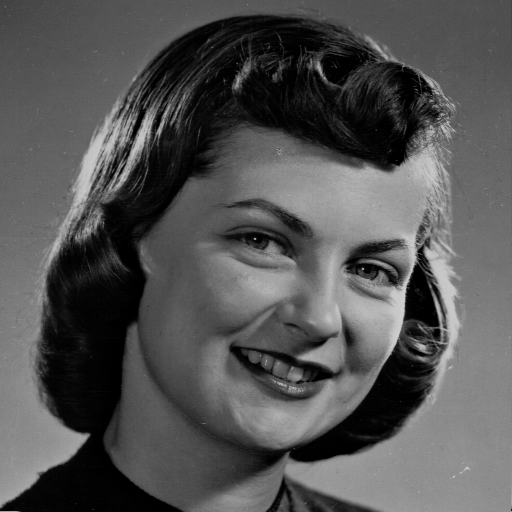
#> input picture images/woman.bmp, 512 x 512 px
$ jupyter execute 'Edge Detection.ipynb'
#> lines starting #> are read from the running program, lines starting #| are printed output that depends on the picture
### ImageProcessing.py
import numpy as np

def gaussian_blur(image, size, sigma):
    norm = 1. / (2. * np.pi * sigma**2)
    kernel = gaussian_kernel(size, sigma)
    return sep_convolution(image, kernel, kernel.T)

def gaussian_kernel(size, sigma):
    return np.fromfunction(lambda x: np.exp(-((x-(size//2))**2) / (2. * sigma**2)), (size,))

def sobel_filter(image):
    kernel_pt1 = np.array([1,2,1])
    kernel_pt2 = np.array([1,0,-1])

    G_x = sep_convolution(image, kernel_pt1, kernel_pt2)
    G_y = sep_convolution(image, kernel_pt2, kernel_pt1)

    G = np.hypot(G_x, G_y)
    G = G / G.max()
    theta = np.arctan2(G_y, G_x)

    return G, theta

def sep_convolution(image, kernel_pt1, kernel_pt2):
    ret_image = np.zeros(image.shape)
    pad_x, pad_y = (kernel_pt1.shape[0] // 2, kernel_pt2.shape[0] // 2)
    padded_image = np.pad(image, ((pad_x, pad_x), (pad_y, pad_y)), mode='constant')

    for (x, y), val in np.ndenumerate(image):
        ret_image[x,y] = np.dot(np.dot(padded_image[x:x+kernel_pt1.shape[0], y:y+kernel_pt2.shape[0]], kernel_pt1), kernel_pt2)

    return ret_image

### Edge Detection.ipynb
[cell 1]
import numpy as np
import ImageProcessing as ip
import matplotlib.pyplot as plt
from PIL import Image

[cell 2]
pil_image = Image.open('images/woman.bmp').convert('L')
#> pil_image is the input picture: PIL image 512x512 L; min 0, max 207, mean 83.6
image = np.asarray(pil_image)
plt.imshow(image, cmap='gray')
plt.show()

[cell 3]
blur = ip.gaussian_blur(image, 15, 1.2)
#> in sep_convolution, `padded_image = np.pad(image, ((pad_x, pad_x), (pad_y, pad_y)), mode='c..`:
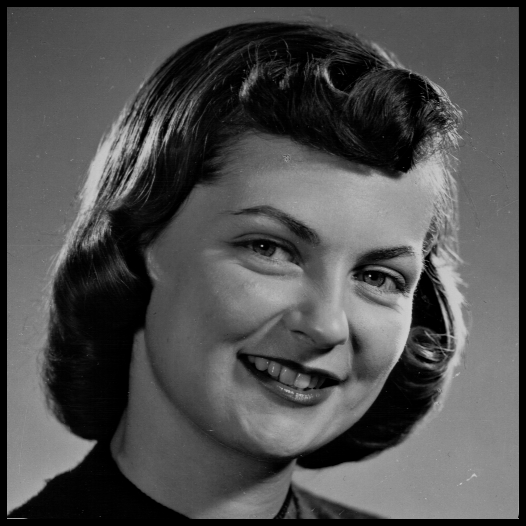
#> padded_image: shape (526, 526); min 0, max 207, mean 79.2
#> the loop in sep_convolution, `for (x, y), val in np.ndenumerate(image):` made 262144 passes
#> val on passes 1 to 3: 65, 64, 64
#> after the loop in sep_convolution, `for (x, y), val in np.ndenumerate(image):`:
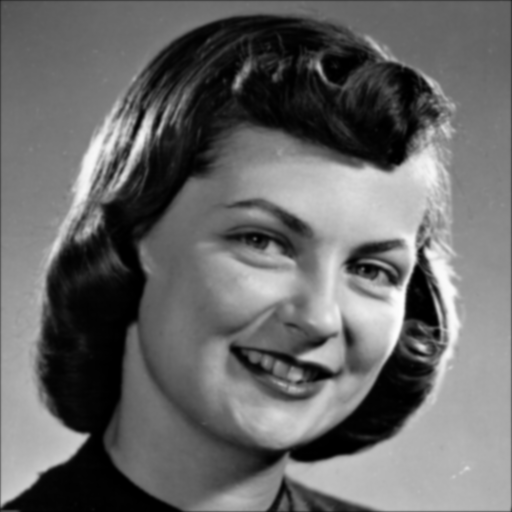
#> ret_image: shape (512, 512) float64; min 5.51e-05, max 1841.4, mean 753; drawn with min black and max white
plt.imshow(blur, cmap='gray')
plt.show()

[cell 4]
sobel, theta = ip.sobel_filter(blur)
#> in sep_convolution (call 2), `padded_image = np.pad(image, ((pad_x, pad_x), (pad_y, pad_y)), mode='c..`:
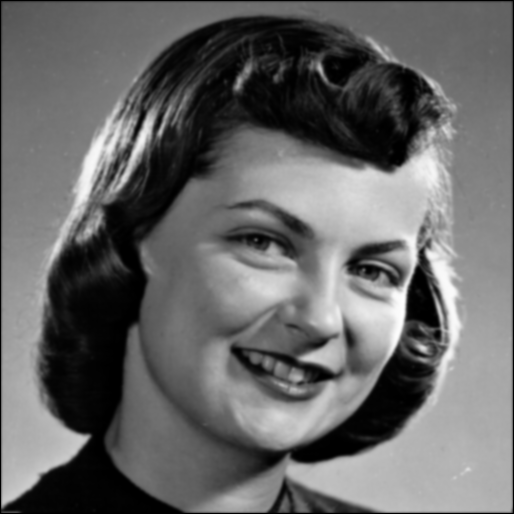
#> padded_image: shape (514, 514) float64; min 0, max 1841.4, mean 747.1; drawn with min black and max white
#> the loop in sep_convolution (call 2), `for (x, y), val in np.ndenumerate(image):` made 262144 passes
#> val on passes 1 to 3: 258.8, 349.7, 384.3
#> after the loop in sep_convolution (call 2), `for (x, y), val in np.ndenumerate(image):`:
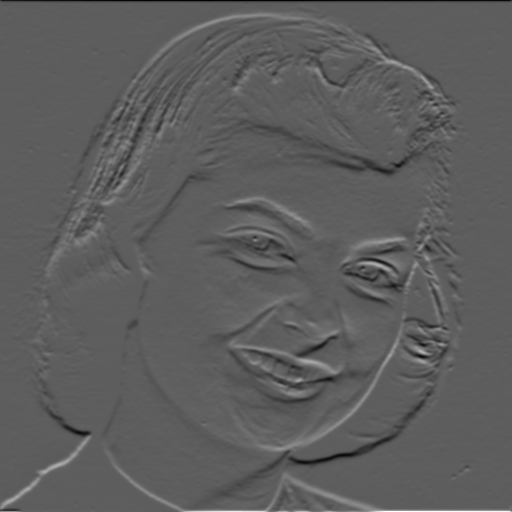
#> ret_image: shape (512, 512) float64; min -2902.6, max 4979.6, mean 0.5; drawn with min black and max white
#> the loop in sep_convolution (call 3), `for (x, y), val in np.ndenumerate(image):` made 262144 passes
#> after the loop in sep_convolution (call 3), `for (x, y), val in np.ndenumerate(image):`:
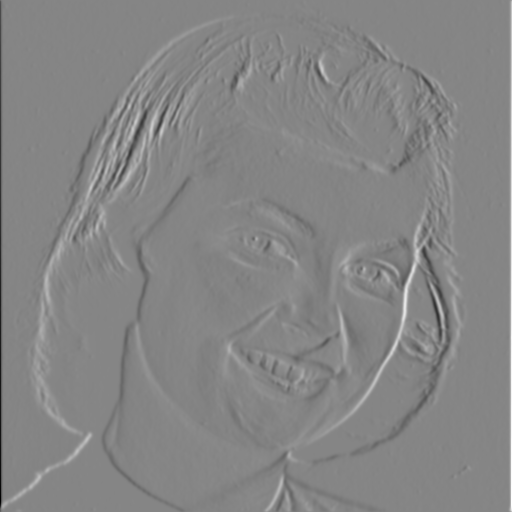
#> ret_image: shape (512, 512) float64; min -5219.8, max 4759, mean -0.1; drawn with min black and max white
#> in sobel_filter, `G = np.hypot(G_x, G_y)`:
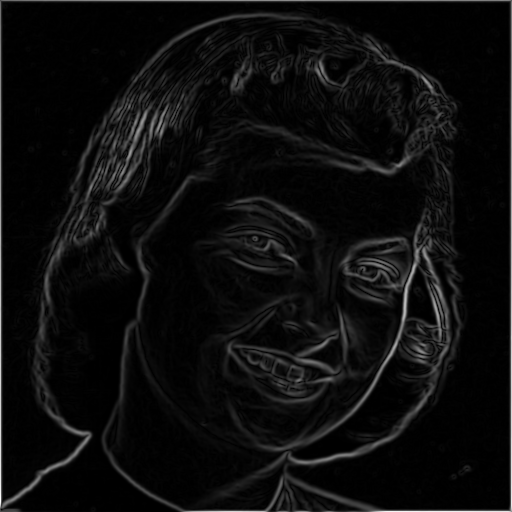
#> G: shape (512, 512) float64; min 0.00731, max 5219.8, mean 273.4; drawn with min black and max white
#> in sobel_filter, `theta = np.arctan2(G_y, G_x)`:
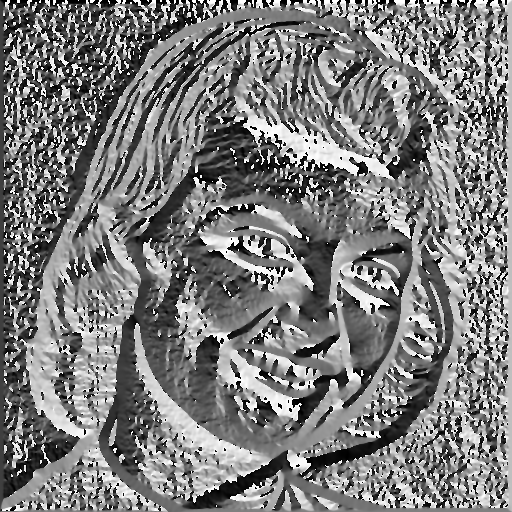
#> theta: shape (512, 512) float64; min -3.14, max 3.14, mean -0.0717; drawn with min black and max white
plt.imshow(sobel, cmap='gray')
plt.show()
